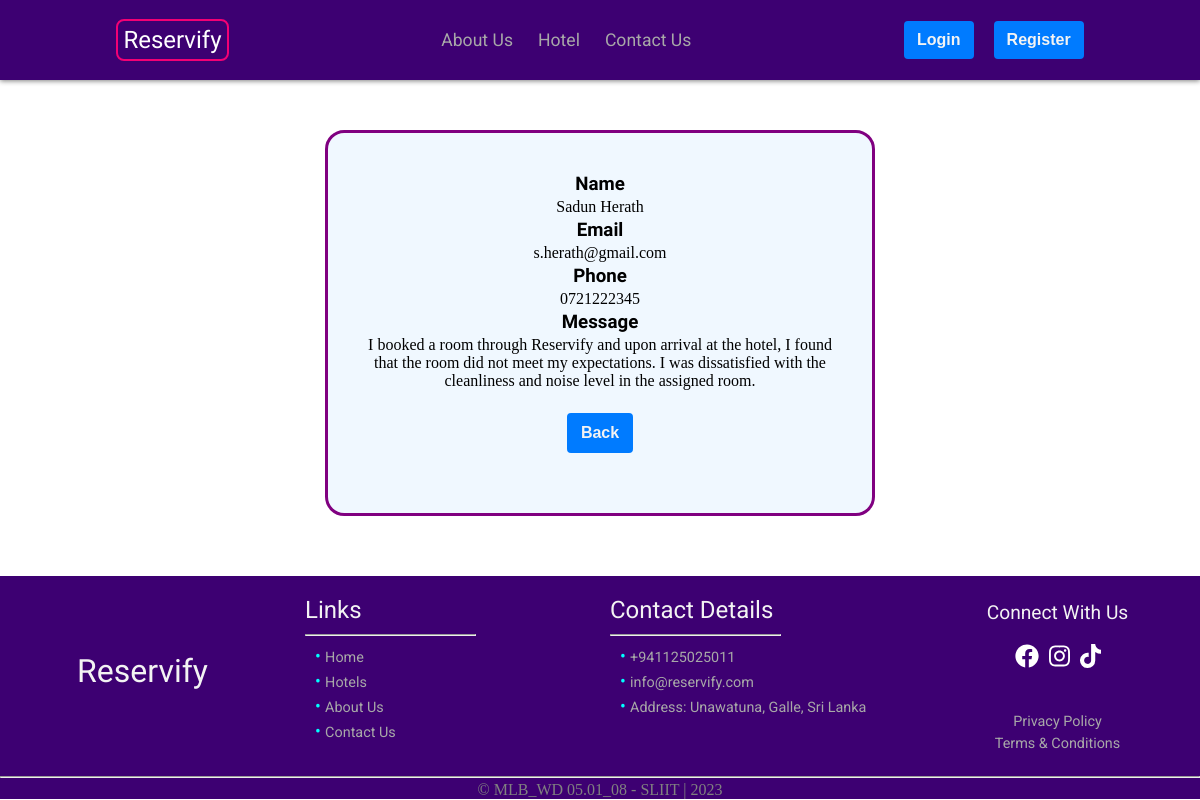
/messageViewed.php?veiwid=7, run on the app's committed database.
### tables this page shows
CREATE TABLE `contact` (
  `msg_ID` int(11) NOT NULL,
  `sender_Name` varchar(50) NOT NULL,
  `email` varchar(100) NOT NULL,
  `phone` varchar(20) NOT NULL,
  `message` text NOT NULL,
  `status` varchar(20) NOT NULL DEFAULT 'Pending'
);

### messageViewed.php (the view, shortened to what this page needs)
<!DOCTYPE html>
<html lang="en">
<head>
    <link rel="stylesheet" href="css/contact.css">
</head>
<body>
    <?php include "./partials/header.php"; ?>
    <div class="main">
        <div class="ConnOuntline">
            <div class="container">
                <?php
                require_once "./conn.php";
                if (isset($_GET['veiwid'])) {
                    $id = $_GET['veiwid'];
                    $sql = "SELECT * FROM contact WHERE msg_ID=$id ";
                    $result = mysqli_query($conn, $sql);
                    $row = mysqli_fetch_array($result);
                ?>
                    <h3>Name</h3>
                    <p><?php echo $row["sender_Name"]; ?> </p>
                    <h3>Email</h3>
                    <p><?php echo $row["email"]; ?> </p>
                    <h3>Phone</h3>
                    <p><?php echo $row["phone"]; ?> </p>
                    <h3>Message</h3>
                    <p><?php echo $row["message"]; ?> </p>
                <?php
                }
                ?>
                <a href="./customerCareDashboard.php"> <button class="Button">Back</button> </a>
            </div>
        </div>
    </div>
    <?php include "./partials/footer.php"; ?>
</body>
</html>

### css/contact.css (style rules this page uses)
.main { display: flex; align-items: center; justify-content: center; flex-direction: column; padding: 50px 0px 60px 0px; height: auto; background-color: white; }
.container { display: flex; flex-direction: column; align-items: center; justify-content: space-around; width: 550px; gap: 3px; border: 3px solid purple; padding: 40px; border-radius: 1.2rem; background-color: aliceblue; font-family: 'Ubuntu', sans-serif; }
p { font-size: medium; font-family: Georgia, 'Times New Roman', Times, serif; text-align: center; }
::placeholder { font-family: 'Arial'; color: gray; }
.Button { display: inline-block; font-weight: bold; color: var(--white); text-align: center; margin: center; border: 1px solid transparent; padding: .375rem .75rem; font-size: 1rem; line-height: 1.5; border-radius: .25rem; background-color: #007bff; transition: background-color 0.3s ease, transform 0.5s ease-out; margin-top: 20px; margin-bottom: 20px; border: 2px solid #007bff; border-radius: 4px; width: auto; }

### css/header.css (style rules this page uses)
:root { --black: #191919; --white: #f3f3f3; --bg-color: #3D0072; }
html { scroll-behavior: smooth; scroll-padding-top: 70px; }

### css/footer.css (style rules this page uses)
:root { --black: #191919; --white: #f3f3f3; --bg-color: #3D0072; }

### data on the page
contact: sender_Name "Sadun Herath", email "s.herath@gmail.com", phone "0721222345", message "I booked a room through Reservify and upon arrival at the hotel, I found that the room did not meet my expectations. I was dissatisfied with the cleanliness and noise level in the assigned room."
